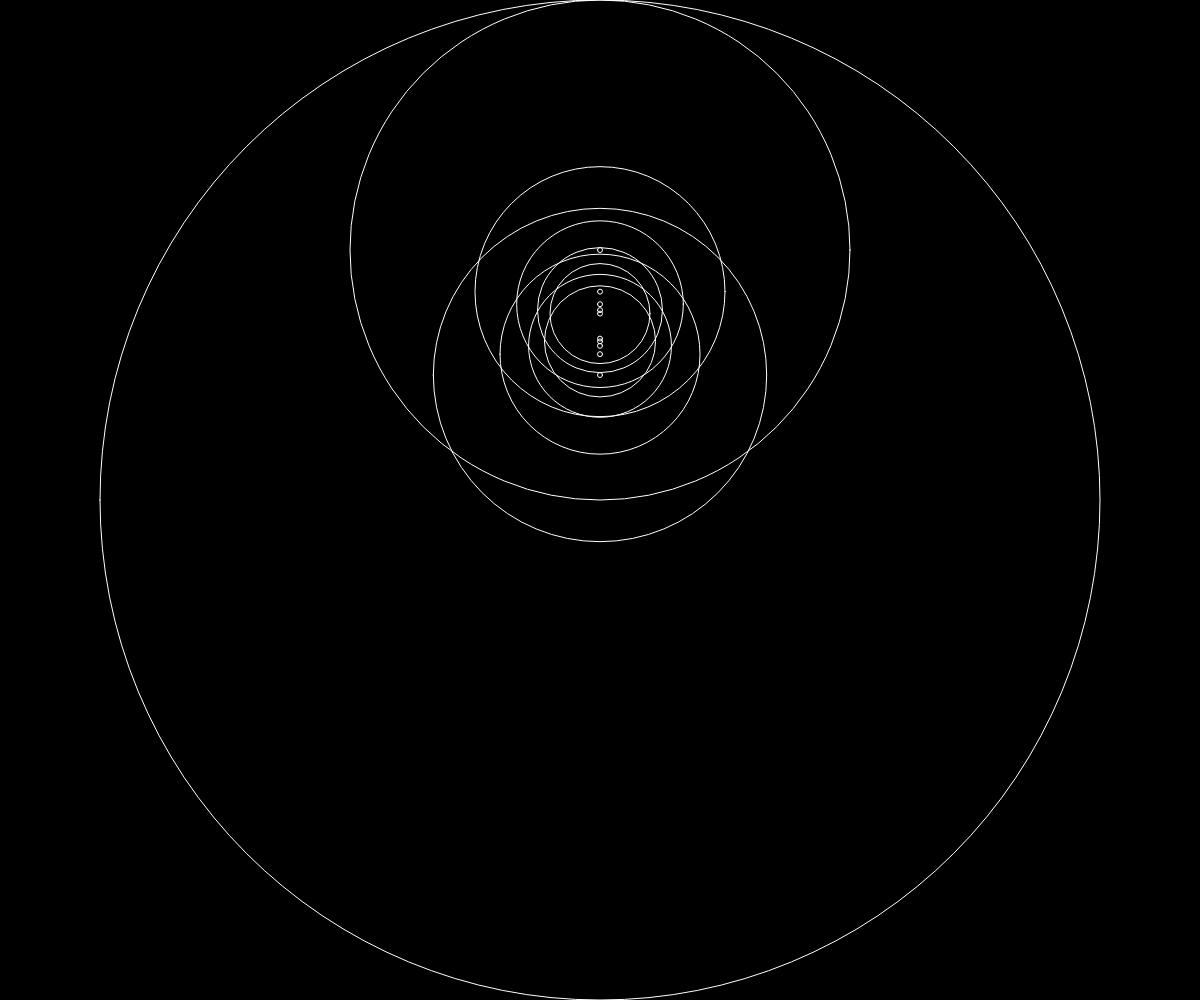
Frame 1 (no input)
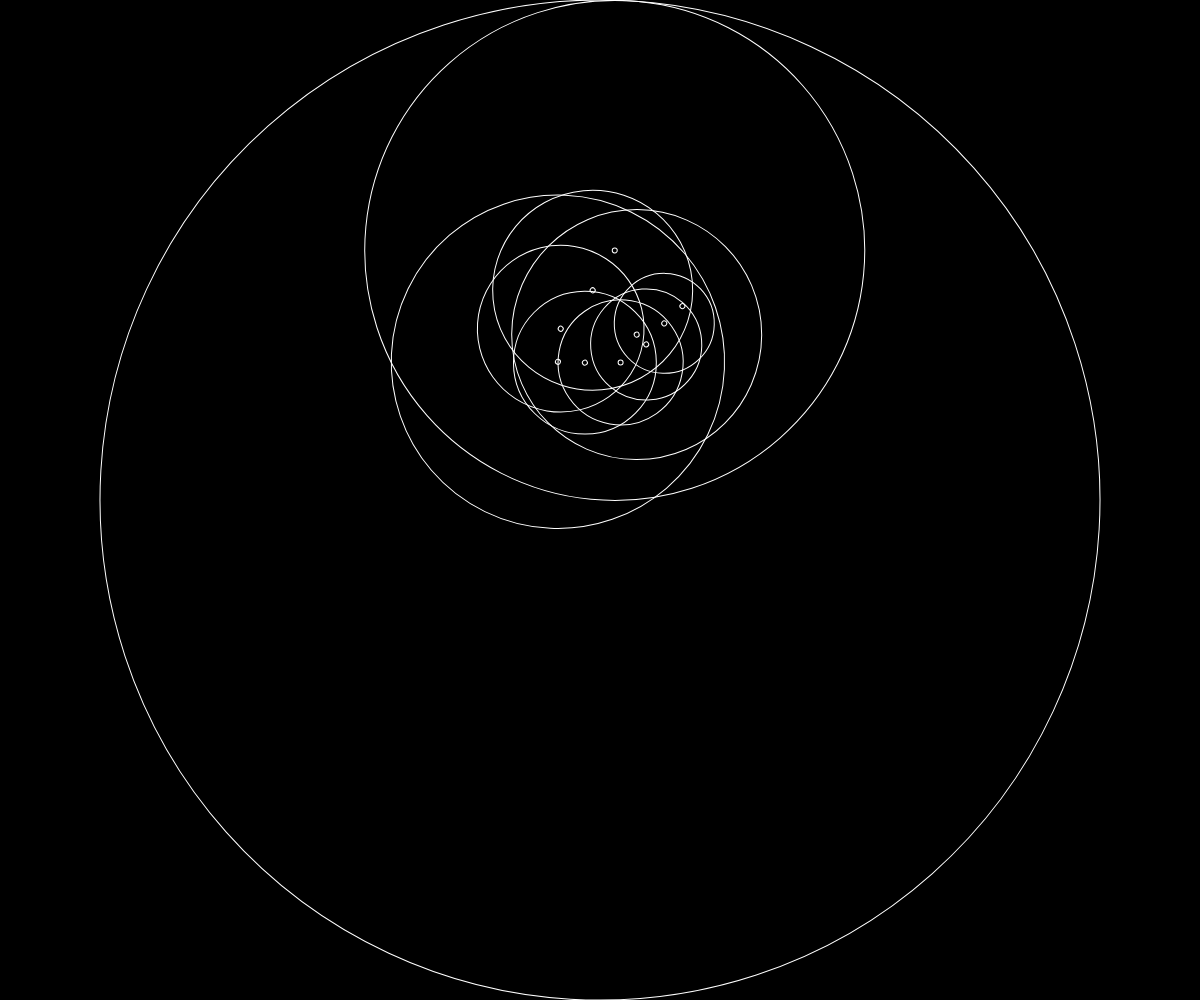
Frame 60 (no input)
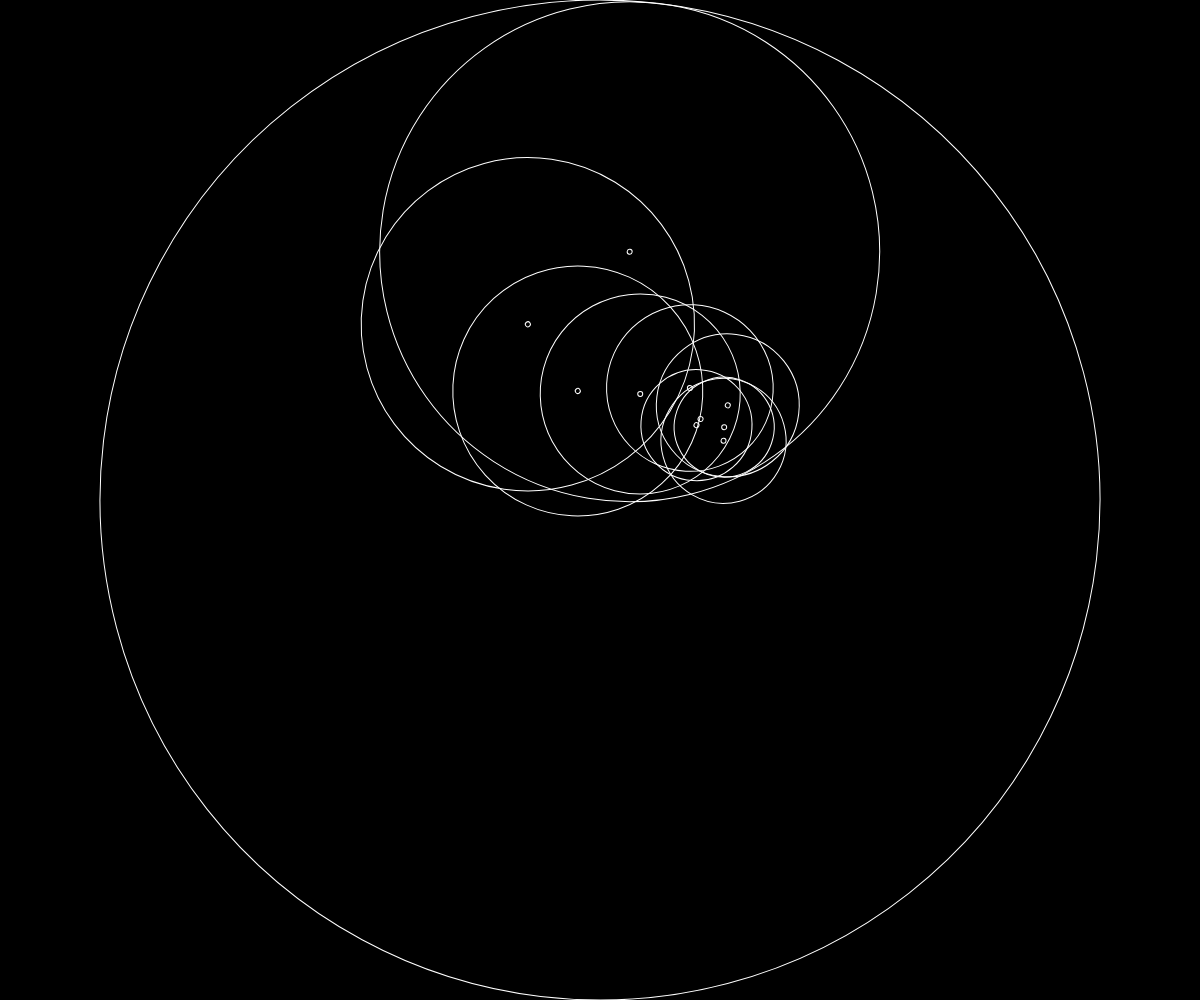
Frame 120 (the mouse pressed at the canvas centre since frame 60)

The p5.js sketch that drew these frames (run headless with seeded random() and noise() and a simulated clock; from frame 60 on, the mouse is pressed at the canvas centre):

// p5.js sketch
// ── sketch.js
var NUMSINES = 10; // how many of these things can we do at once?
var sines = new Array(NUMSINES); // an array to hold all the current angles
var rad; // an initial radius value for the central sine
var i; // a counter variable

// play with these to get a sense of what's going on:
var fund = 0.001; // the speed of the central sine
var ratio = 6; // what multiplier for speed is each additional sine?
var alpha = 50; // how opaque is the tracing system

var trace = false; // are we tracing?

function setup() {
  createCanvas(window.innerWidth, window.innerHeight);

  rad = height/4; // compute radius for central circle
  background(0); // clear the screen

  for (var i = 0; i<sines.length; i++) {
    sines[i] = PI; // start EVERYBODY facing NORTH
  }
}

function draw() {
  if (!trace) {
    background(0); // clear screen if showing geometry
    stroke(255); // black pen
    noFill(); // don't fill
  } 

  // MAIN ACTION
  push(); // start a transformation matrix
  translate(width/2, height/2); // move to middle of screen

  for (var i = 0; i<sines.length; i++) {
    var erad = 0; // radius for small "point" within circle... this is the 'pen' when tracing
    // setup for tracing
    if (trace) {
      stroke(0, 0, 255*(float(i)/sines.length), alpha); // blue
      fill(0, 0, 255, alpha/2); // also, um, blue
      erad = 5.0*(1.0-float(i)/sines.length); // pen width will be related to which sine
    }
    var radius = rad/(i+1); // radius for circle itself
    rotate(sines[i]); // rotate circle
    if (!trace) ellipse(0, 0, radius*4, radius*4); // if we're simulating, draw the sine
    push(); // go up one level
    translate(0, radius); // move to sine edge
    if (!trace) ellipse(0, 0, 5, 5); // draw a little circle
    if (trace) ellipse(0, 0, erad, erad); // draw with erad if tracing
    pop(); // go down one level
    translate(0, radius); // move into position for next sine
    sines[i] = (sines[i]+(fund+(fund*i*ratio)))%TWO_PI; // update angle based on fundamental
  }
  
  pop(); // pop down final transformation
  
}

function keyReleased() {
  if (key==' ') {
    trace = !trace; 
    background(255);
  }
}
